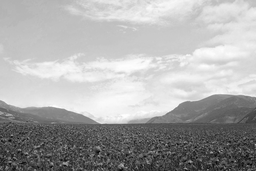
#> input picture HW3/hw3_sample_images/sample2.png, 256 x 171 px, shrunk from 900 x 600 before the run, found by its file name; its folder holds only this picture in this run
$ python hw3_problem1_c.py --input hw3_sample_images/sample2.png
#> lines starting #> are read from the running program, lines starting #| are printed output that depends on the picture
import os
import argparse
import numpy as np
import cv2
import copy
import time
# [124 lines left out: functions rotation, sk, not called in this run]

def sk_ZS(img):
    output = img
    idx = []
    for i in range(1,img.shape[0]-1):
        for j in range(1,img.shape[1]-1):

            A = 0
            B = 0
            tmp = img[i-1:i+2,j-1:j+2]
            if np.array_equal(tmp, np.zeros((3,3))):
                continue
            p = [tmp[1,1], tmp[0,1], tmp[0,2], tmp[1,2], tmp[2,2], tmp[2,1], tmp[2,0], tmp[1,0], tmp[0,0]]
            for k in range(1,len(p)):
                B = B + p[k]
                if k < len(p)-1:
                    if (p[k]==0) and (p[k+1]==255):
                        A = A+1
                else:
                    if (p[k]==0) and (p[1]==255):
                        A = A+1

            B = B / 255
            if ((B<=6) and (B>=2)) and (A==1) and ((p[1]*p[3]*p[5])==0) and ((p[3]*p[5]*p[7])==0):
                idx.append([i,j])
    for i,j in idx:
        output[i,j]=0

    idx = []
    for i in range(1,img.shape[0]-1):
        for j in range(1,img.shape[1]-1):
            A = 0
            B = 0
            tmp = img[i-1:i+2,j-1:j+2]
            if np.array_equal(tmp, np.zeros((3,3))):
                continue
            p = [tmp[1,1], tmp[0,1], tmp[0,2], tmp[1,2], tmp[2,2], tmp[2,1], tmp[2,0], tmp[1,0], tmp[0,0]]
            for k in range(1,len(p)):
                B = B + p[k]
                if k < len(p)-1:
                    if (p[k]==0) and (p[k+1]==255):
                        A = A+1
                else:
                    if (p[k]==0) and (p[1]==255):
                        A = A+1

            B = B / 255
            if ((B<=6) and (B>=2)) and (A==1) and ((p[1]*p[3]*p[7])==0) and ((p[1]*p[5]*p[7])==0):
                idx.append([i,j])
    for i,j in idx:
        output[i,j]=0
    return output


def main(opt):
    file_path = os.path.dirname(os.path.abspath(__file__))
    img_sample1 = cv2.imread(os.path.join(file_path, 'hw3_sample_images', opt.input), cv2.IMREAD_GRAYSCALE)
#> img_sample1 is the input picture: shape (171, 256); min 0, max 255, mean 169.2
    result3 = img_sample1.astype(np.uint32)

    for it in range(1000):
        print(f'{it}th iteration...')
        tmp = copy.deepcopy(result3)
        a = time.time()
        result3 = sk_ZS(result3)
        b = time.time()
        cv2.imwrite(os.path.join(file_path, opt.output1),result3.astype(np.uint8))
        if np.array_equal(tmp,result3):
            break
    # print(it)


    result4 = np.invert(img_sample1).astype(np.uint32)
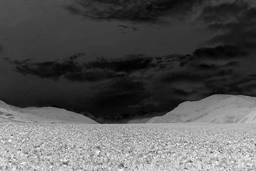
#> result4: shape (171, 256) uint32; min 0, max 255, mean 85.8
    for it in range(1000):
        print(f'{it}th iteration...')
        tmp = copy.deepcopy(result4)
        result3 = sk_ZS(result4)
        cv2.imwrite(os.path.join(file_path, opt.output2),result4.astype(np.uint8))
        if np.array_equal(tmp,result4):
            break
    # [22 lines of commented-out code are left out]


if __name__ == "__main__":
    parser = argparse.ArgumentParser()
    parser.add_argument('--input', default='sample1.png', help='input image')
    parser.add_argument('--output1', default='result3.png', help='output image')
    parser.add_argument('--output2', default='result4.png', help='output image')
    opt = parser.parse_args()

    main(opt)

$ run again, on HW3/hw3_sample_images/sample3.png
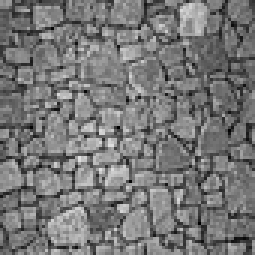
#> input picture HW3/hw3_sample_images/sample3.png, 85 x 85 px, shrunk from 200 x 200 before the run, found by its file name (shown 3 times larger)
#> in main, img_sample1 is the input picture: shape (85, 85); min 0, max 226, mean 119
#> in main, `result4 = np.invert(img_sample1).astype(np.uint32)`:
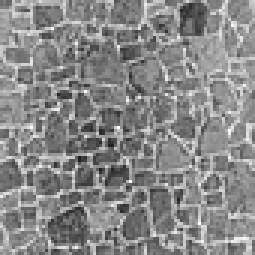
#> result4: shape (85, 85) uint32 (shown 3 times larger); min 29, max 255, mean 136

$ run again, on HW3/hw3_sample_images/sample1.png
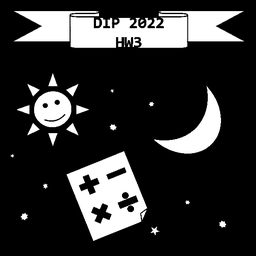
#> input picture HW3/hw3_sample_images/sample1.png, 256 x 256 px, shrunk from 600 x 600 before the run
#> in main, img_sample1 is the input picture: shape (256, 256); min 0, max 255, mean 48.6
#> result3: shape (256, 256) uint32; 256 distinct labels, from 0 to 255
#> in main, `result4 = np.invert(img_sample1).astype(np.uint32)`:
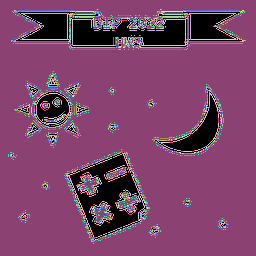
#> result4: shape (256, 256) uint32; 256 distinct labels, from 0 to 255; one colour per label, 0 black
#> the loop in main, `for it in range(1000):` made 1 pass
#> pass 1, in main, `cv2.imwrite(os.path.join(file_path, opt.output2),result4.astype(np.uin..`:
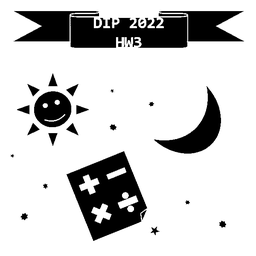
#> saved as result4.png: shape (256, 256); min 0, max 255, mean 206.4
